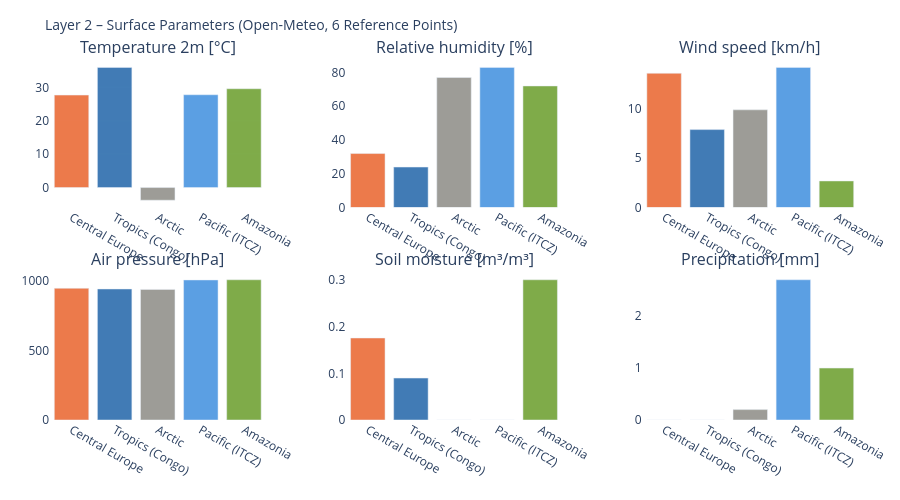

The code cell stored with this chart in its notebook:
### Markdown cell above
---
## 3. Visualizations

### Code cell
# ============================================================
# SURFACE PARAMETERS – Comparison of the 6 measurement points
# ============================================================

if not df_surf.empty:
    fig = make_subplots(
        rows=2, cols=3,
        subplot_titles=[
            'Temperature 2m [°C]', 'Relative humidity [%]', 'Wind speed [km/h]',
            'Air pressure [hPa]', 'Soil moisture [m³/m³]', 'Precipitation [mm]'
        ],
        vertical_spacing=0.18, horizontal_spacing=0.1
    )

    point_colors = ['#E85D24','#185FA5','#888780','#378ADD','#639922','#F2A623']
    params = [
        ('temp_2m', 1, 1), ('rh',       1, 2), ('wind',      1, 3),
        ('pressure',2, 1), ('soil_moist',2, 2), ('precip_day',2, 3),
    ]
    for col_name, row, col in params:
        vals = df_surf[col_name].fillna(0).tolist()
        fig.add_trace(go.Bar(
            x=df_surf['point'].tolist(), y=vals,
            marker_color=point_colors[:len(vals)], opacity=0.82,
            showlegend=False
        ), row=row, col=col)

    fig.update_layout(
        title=dict(text='Layer 2 – Surface Parameters (Open-Meteo, 6 Reference Points)', font=dict(size=14)),
        height=500, plot_bgcolor='rgba(0,0,0,0)', paper_bgcolor='rgba(0,0,0,0)',
        margin=dict(l=50, r=30, t=60, b=80)
    )
    fig.update_xaxes(tickangle=30)
    fig.show()

### Figure 1 — Plotly figure (JSON) as saved in the notebook; plotly's stock layout.template omitted (floating-point values rounded to 4 significant figures)
{"data": [{"marker": {"color": ["#E85D24", "#185FA5", "#888780", "#378ADD", "#639922"]}, "opacity": 0.82, "showlegend": false, "type": "bar", "x": ["Central Europe", "Tropics (Congo)", "Arctic", "Pacific (ITCZ)", "Amazonia"], "xaxis": "x", "y": [27.7, 36.0, -3.8, 27.8, 29.6], "yaxis": "y"}, {"marker": {"color": ["#E85D24", "#185FA5", "#888780", "#378ADD", "#639922"]}, "opacity": 0.82, "showlegend": false, "type": "bar", "x": ["Central Europe", "Tropics (Congo)", "Arctic", "Pacific (ITCZ)", "Amazonia"], "xaxis": "x2", "y": [32, 24, 77, 83, 72], "yaxis": "y2"}, {"marker": {"color": ["#E85D24", "#185FA5", "#888780", "#378ADD", "#639922"]}, "opacity": 0.82, "showlegend": false, "type": "bar", "x": ["Central Europe", "Tropics (Congo)", "Arctic", "Pacific (ITCZ)", "Amazonia"], "xaxis": "x3", "y": [13.6, 7.9, 9.9, 14.2, 2.7], "yaxis": "y3"}, {"marker": {"color": ["#E85D24", "#185FA5", "#888780", "#378ADD", "#639922"]}, "opacity": 0.82, "showlegend": false, "type": "bar", "x": ["Central Europe", "Tropics (Congo)", "Arctic", "Pacific (ITCZ)", "Amazonia"], "xaxis": "x4", "y": [948.1, 942.9, 940.0, 1008.0, 1009.0], "yaxis": "y4"}, {"marker": {"color": ["#E85D24", "#185FA5", "#888780", "#378ADD", "#639922"]}, "opacity": 0.82, "showlegend": false, "type": "bar", "x": ["Central Europe", "Tropics (Congo)", "Arctic", "Pacific (ITCZ)", "Amazonia"], "xaxis": "x5", "y": [0.176, 0.09, 0.0, 0.0, 0.301], "yaxis": "y5"}, {"marker": {"color": ["#E85D24", "#185FA5", "#888780", "#378ADD", "#639922"]}, "opacity": 0.82, "showlegend": false, "type": "bar", "x": ["Central Europe", "Tropics (Congo)", "Arctic", "Pacific (ITCZ)", "Amazonia"], "xaxis": "x6", "y": [0.0, 0.0, 0.2, 2.7, 1.0], "yaxis": "y6"}], "layout": {"annotations": [{"font": {"size": 16}, "showarrow": false, "text": "Temperature 2m [°C]", "x": 0.1333, "xanchor": "center", "xref": "paper", "y": 1.0, "yanchor": "bottom", "yref": "paper"}, {"font": {"size": 16}, "showarrow": false, "text": "Relative humidity [%]", "x": 0.5, "xanchor": "center", "xref": "paper", "y": 1.0, "yanchor": "bottom", "yref": "paper"}, {"font": {"size": 16}, "showarrow": false, "text": "Wind speed [km/h]", "x": 0.8667, "xanchor": "center", "xref": "paper", "y": 1.0, "yanchor": "bottom", "yref": "paper"}, {"font": {"size": 16}, "showarrow": false, "text": "Air pressure [hPa]", "x": 0.1333, "xanchor": "center", "xref": "paper", "y": 0.41, "yanchor": "bottom", "yref": "paper"}, {"font": {"size": 16}, "showarrow": false, "text": "Soil moisture [m³/m³]", "x": 0.5, "xanchor": "center", "xref": "paper", "y": 0.41, "yanchor": "bottom", "yref": "paper"}, {"font": {"size": 16}, "showarrow": false, "text": "Precipitation [mm]", "x": 0.8667, "xanchor": "center", "xref": "paper", "y": 0.41, "yanchor": "bottom", "yref": "paper"}], "height": 500, "margin": {"b": 80, "l": 50, "r": 30, "t": 60}, "paper_bgcolor": "rgba(0,0,0,0)", "plot_bgcolor": "rgba(0,0,0,0)", "title": {"font": {"size": 14}, "text": "Layer 2 – Surface Parameters (Open-Meteo, 6 Reference Points)"}, "xaxis": {"anchor": "y", "domain": [0.0, 0.2667], "tickangle": 30}, "xaxis2": {"anchor": "y2", "domain": [0.3667, 0.6333], "tickangle": 30}, "xaxis3": {"anchor": "y3", "domain": [0.7333, 1.0], "tickangle": 30}, "xaxis4": {"anchor": "y4", "domain": [0.0, 0.2667], "tickangle": 30}, "xaxis5": {"anchor": "y5", "domain": [0.3667, 0.6333], "tickangle": 30}, "xaxis6": {"anchor": "y6", "domain": [0.7333, 1.0], "tickangle": 30}, "yaxis": {"anchor": "x", "domain": [0.59, 1.0]}, "yaxis2": {"anchor": "x2", "domain": [0.59, 1.0]}, "yaxis3": {"anchor": "x3", "domain": [0.59, 1.0]}, "yaxis4": {"anchor": "x4", "domain": [0.0, 0.41]}, "yaxis5": {"anchor": "x5", "domain": [0.0, 0.41]}, "yaxis6": {"anchor": "x6", "domain": [0.0, 0.41]}}}
